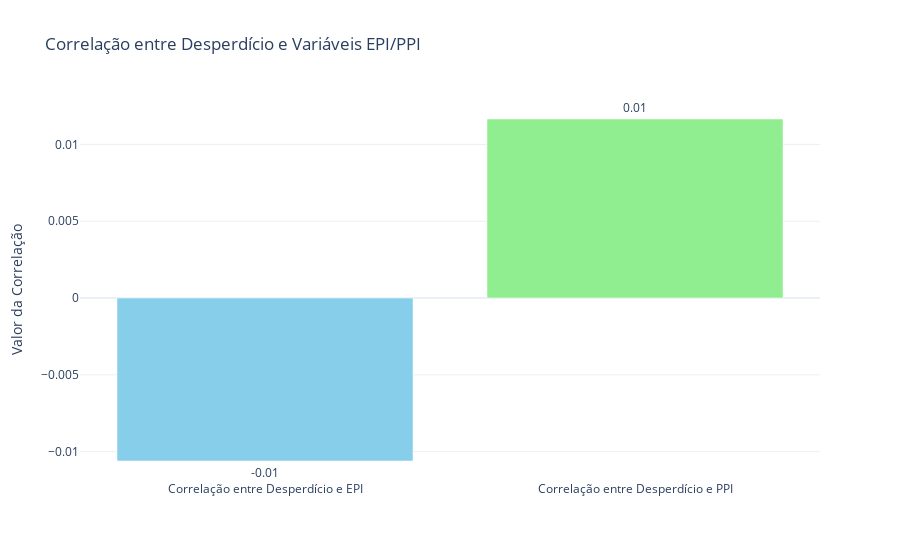

Notebook code cell kept with this figure:
### Markdown cell above
## Desperdício e Densidade do Tecido (EPI e PPI)

### Code cell
import plotly.graph_objects as go

# Cálculo das correlações
correlacao_epi_desp = df['Rej_and_cut_Piece'].corr(df['epi'])
correlacao_ppi_desp = df['Rej_and_cut_Piece'].corr(df['ppi'])

# Dados para o gráfico
correlacoes = [correlacao_epi_desp, correlacao_ppi_desp]
labels = ['Correlação entre Desperdício e EPI', 'Correlação entre Desperdício e PPI']

# Criar o gráfico de barras com Plotly
fig = go.Figure()

# Adicionar dados ao gráfico
fig.add_trace(go.Bar(
    x=labels,
    y=correlacoes,
    text=[f'{v:.2f}' for v in correlacoes],  # Texto acima das barras
    textposition='outside',
    marker_color=['skyblue', 'lightgreen']  # Cores das barras
))

# Personalizar layout
fig.update_layout(
    title='Correlação entre Desperdício e Variáveis EPI/PPI',
    yaxis_title='Valor da Correlação',
    template='plotly_white'
)

# Exibir o gráfico
fig.show()

### Figure 1 — Plotly figure (JSON) as saved in the notebook; plotly's stock layout.template omitted (floating-point values rounded to 4 significant figures)
{"data": [{"marker": {"color": ["skyblue", "lightgreen"]}, "text": ["-0.01", "0.01"], "textposition": "outside", "type": "bar", "x": ["Correlação entre Desperdício e EPI", "Correlação entre Desperdício e PPI"], "y": [-0.01061, 0.01166]}], "layout": {"title": {"text": "Correlação entre Desperdício e Variáveis EPI/PPI"}, "yaxis": {"title": {"text": "Valor da Correlação"}}}}
